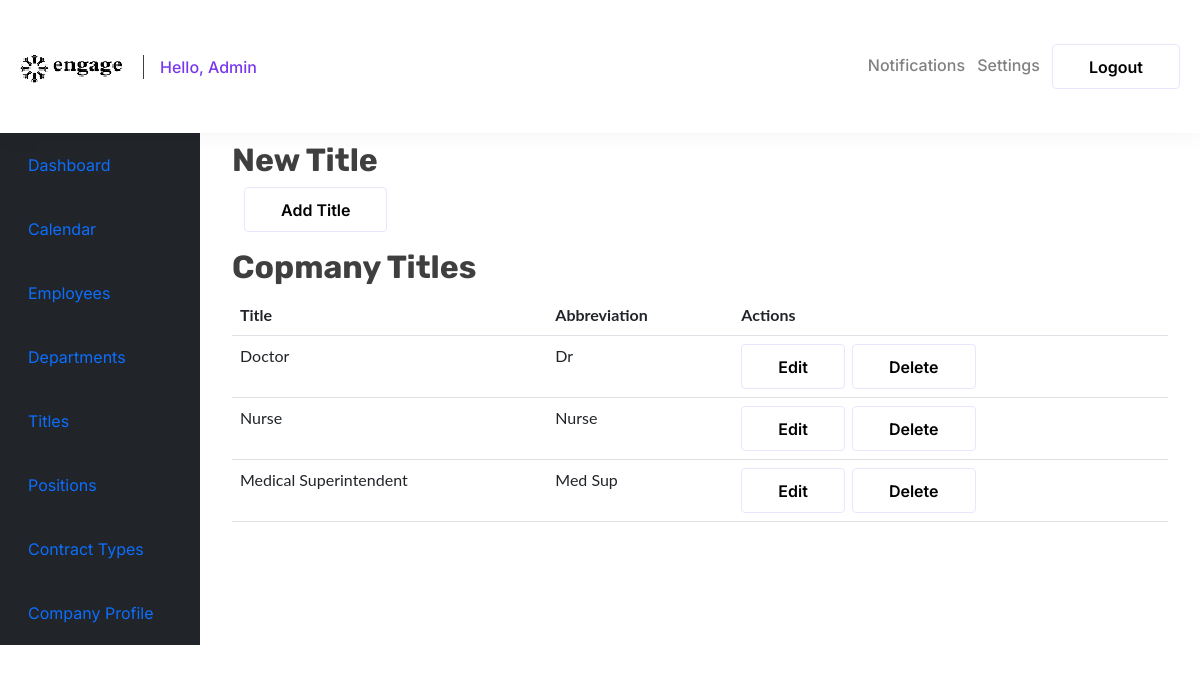
Screenshot of /add_title/ (signed in) with the database file from the repository.
### accounts/models.py (models this page shows, shortened)
class Title(models.Model):
    name = models.CharField(max_length=100)
    abbreviation = models.CharField(max_length=100, null=True)
    company = models.ForeignKey(Company, on_delete=models.CASCADE)

### accounts/views.py (the view, shortened to what this page needs)
# urls.py: path('add_title/', views.add_title, name='add_title'),
def add_title(request):
    context = {}
    titles = Title.objects.filter(company=request.user.company)
    context = {
        'title_form': TitleForm,
        'titles': titles,
        }
    return render(request, 'accounts/add_title.html', context)

### accounts/templates/accounts/add_title.html (shortened to what this page needs)
{% extends 'accounts/logged_in.html' %}
{% load crispy_forms_tags %}
{% block auth_content %}
<h2>New Title</h2>
<form method="POST">
    <div class="container">
        <button type="button" class="btn btn-success mb-3" data-bs-toggle="modal" data-bs-target="#addTitleModal">
            Add Title
          </button>
    </div>
<h2>Copmany Titles</h2>
<table class="table">
  <thead>
      <tr>
          <th>Title</th>
          <th>Abbreviation</th>
          <th>Actions</th>
      </tr>
  </thead>
  <tbody>
      {% for title in titles %}
      <tr>
          <td>{{ title.name }}</td>
          <td>{{ title.abbreviation }}</td>
          <td>
              <a href="#" class="btn btn-primary">Edit</a>
              <a href="#" class="btn btn-danger">Delete</a>
          </td>
      </tr>
      {% endfor %}
  </tbody>
{% endblock %}

### static/assets/css/style.css (style rules this page uses)
:root { --primary_font: "Rubik", sans-serif; --secondary_font: "Inter", sans-serif; --primary_color: #3F3F3F; --secondary_color: #7839EE; --accent_color: #FBFBFB; --text_color: #818181; --default_color: #FFFFFF; --color_one: #EDE4FE; --primary_bg: #FAF7FE; }
html { scroll-behavior: smooth; min-height: 100vh; }
body { overflow-x: hidden; }
a { text-decoration: none; }
h2 { color: var(--primary_color); font-size: 44px; font-family: var(--primary_font); font-weight: 700; text-transform: capitalize; }
.btn { color: var(--secondary_color); font-size: 18px; font-family: var(--secondary_font); font-weight: 600; text-transform: capitalize; padding: 10px 36px 9px; border-radius: 4px; border: 1px solid var(--color_one); background: var(--color_one); transition: 0.4s all ease; }

### ecalendar/static/ecalendar/css/styles.css (style rules this page uses)
body { font-family: "ptsans", "Lato", "Helvetica Neue", Helvetica, Arial, sans-serif; }
.btn { outline: none; color: black; background-color: transparent; box-shadow: 0 0 0 0; margin-right: 3px; }
a { color: #17a2b8; }

### static/assets/css/responsive.css (style rules this page uses)
@media only screen and (min-width:1200px) and (max-width:1500px) { h2 { font-size: 32px; } }
@media only screen and (min-width:1200px) and (max-width:1500px) { .btn { font-size: 16px; } }

### rows the page displays
Title: name "Doctor", abbreviation "Dr"
Title: name "Nurse", abbreviation "Nurse"
Title: name "Medical Superintendent", abbreviation "Med Sup"
